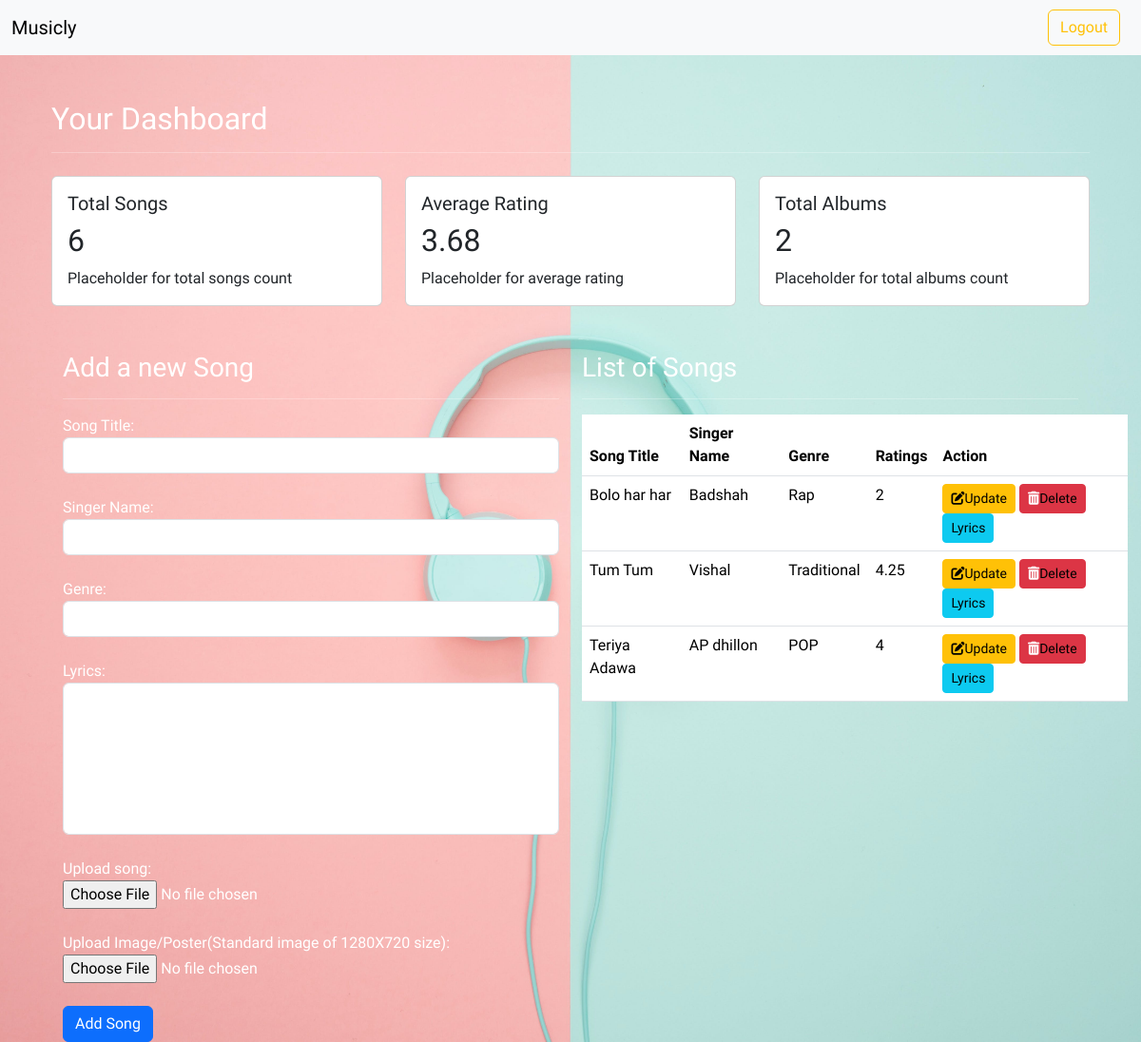
Before: /creatorAccount/3/addSongs (signed in) with the older database file.
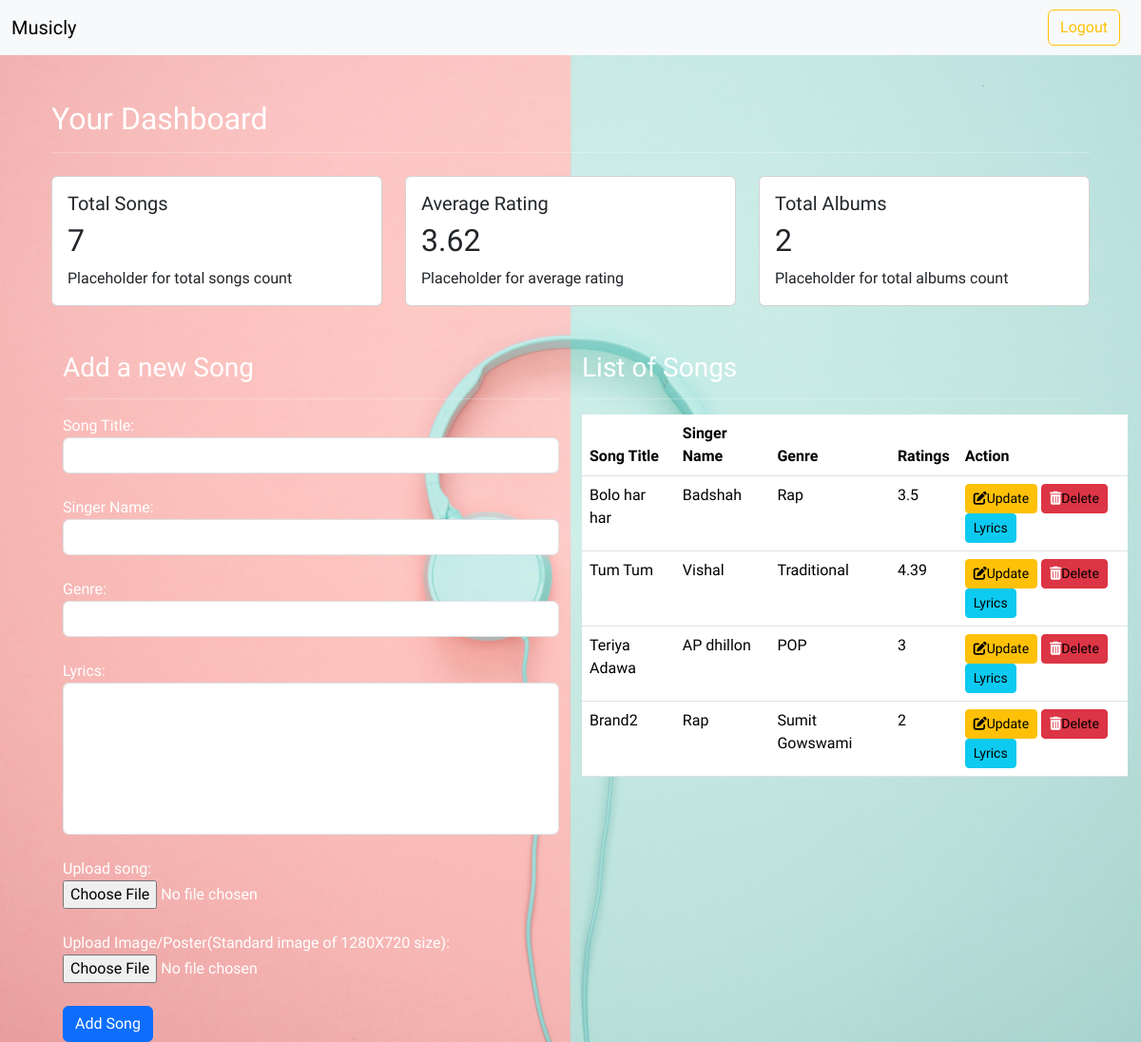
After: the same page with the newer database file.
### models.py (models this page shows)
class Songs(db.Model):
    __tablename__ = 'Songs'
    id = db.Column(db.Integer, primary_key = True)
    name = db.Column(db.String(120), nullable=False)
    artist = db.Column(db.String(32))
    lyrics = db.Column(db.String(1024), nullable = False)
    rating = db.Column(db.Integer, nullable = False, default=0)
    genre = db.Column(db.String(26), nullable=False)
    filename = db.Column(db.String(255), nullable=False)
    imagepath = db.Column(db.String(255), nullable=False)
    album_id = db.Column(db.Integer, db.ForeignKey('Album.id'), nullable = False)
    CreatorId = db.Column(db.Integer, db.ForeignKey('User.id'), nullable = False)

### routes.py (the view, shortened to what this page needs)
@app.route("/creatorAccount/<int:album_id>/addSongs", methods = ["GET", "POST"])
@auth_required
@creator_auth_required
def addSongs(album_id):
    user = User.query.get(session["user_id"])
    current_creator = user.id
    album = db.session.query(Album).filter_by(id = album_id).one()
    if request.method == "GET":
        total_songs = db.session.query(func.count(Songs.id)).filter(Songs.CreatorId == current_creator).scalar()
        average_rating = db.session.query(func.avg(Songs.rating)).filter(Songs.CreatorId == current_creator).scalar()
        total_albums = db.session.query(func.count(Album.id)).filter(Album.CreatorId == current_creator).scalar()
        songs = Songs.query.filter_by(album_id=album_id).all()
        if average_rating is None:
            average_rating = 0
        return render_template("addSongs.html", total_songs= total_songs, average_rating= round(average_rating, 2), total_albums= total_albums, creator= user.username, songs=songs, user = user, need = True, album_id = album_id)

### routes.py (called while the page is built)
def auth_required(func):
    @wraps(func)
    def inner(*args, **kwargs):
        if "user_id" not in session:
            flash("Login required.", 'danger')
            return redirect(url_for("login"))
        return func(*args, **kwargs)
    return inner

def creator_auth_required(func):
    @wraps(func)
    def inner(*args, **kwargs):
        user = User.query.get(session.get("user_id"))
        if user.role == "creator":
            return func(*args, **kwargs)
        else:
            flash("Logged out! You are not a Creator.", "danger")
            return redirect(url_for("logout"))
    return inner

### templates/addSongs.html (shortened to what this page needs)
{% extends 'layout.html' %}
{% block content %}
<body>
<div class="container mt-5">
  <h2>Your Dashboard</h2>
  <hr>
  <div class="row mt-4">
    <div class="col-md-4">
      <div class="card">
        <div class="card-body">
          <h5 class="card-title">Total Songs</h5>
          <h2>{{total_songs}}</h2>
          <p class="card-text">Placeholder for total songs count</p>
        </div>
      </div>
    </div>
    <div class="col-md-4">
      <div class="card">
        <div class="card-body">
          <h5 class="card-title">Average Rating</h5>
          <h2>{{ average_rating }}</h2>
          <p class="card-text">Placeholder for average rating</p>
        </div>
      </div>
    </div>
    <div class="col-md-4">
      <div class="card">
        <div class="card-body">
          <h5 class="card-title">Total Albums</h5>
          <h2>{{total_albums}}</h2>
          <p class="card-text">Placeholder for total albums count</p>
        </div>
      </div>
    </div>
  </div>
  <div class="container mt-5">
    <div class="row mt-4">
      <div class="col-md-6">
        <h3>Add a new Song</h3>
        <hr>
        <form method="POST" enctype="multipart/form-data">
          <div class="form-group">
            <label for="SongTitle">Song Title:</label>
            <input type="text" class="form-control" id="SongTitle" name="SongTitle" required>
          </div>
          <br>
          <div class="form-group">
            <label for="SingerName">Singer Name:</label>
            <input type="text" class="form-control" id="SingerName" name="SingerName" required>
          </div>
          <br>
          <div class="form-group">
            <label for="Genre">Genre:</label>
            <input type="text" class="form-control" id="Genre" name="Genre" required>
          </div>
          <br>
          <div class="form-group">
            <label for="lyrics">Lyrics:</label>
            <textarea class="form-control" id="lyrics" name="lyrics" required></textarea>
          </div>
          <br>
          <div class="form-group">
            <label for="mp3File">Upload song:</label>
            <br>
            <input type="file" class="form-control-file" id="mp3File" name="mp3File" accept=".mp3" required>
          </div>
          <br>
          <div class="form-group">
            <label for="imageFile">Upload Image/Poster(Standard image of 1280X720 size):</label>
            <input type="file" class="form-control-file" id="imageFile" name="imageFile" accept=".jpg, .jpeg, .png" required>
          </div>
          <br>
          <button type="submit" class="btn btn-primary">Add Song</button>
        </form>
      </div>
      <div class="col-md-6">
        <h3>List of Songs</h3>
        <hr>
        <table class="table">
          <thead>
            <tr>
              <th>Song Title</th>
              <th>Singer Name</th>
              <th>Genre</th>
              <th>Ratings</th>
              <th>Action</th>
            </tr>
          </thead>
          <tbody>
            {% for song in songs %}
            <tr>
              <td>{{ song.name }}</td>
              <td>{{ song.artist }}</td>
              <td>{{ song.genre }}</td>
              <td>{{ song.rating }}</td>
              <td>
                <button type="button" class="btn btn-warning btn-sm"><i class="fas fa-edit"></i><a href="/creatorAccount/{{album_id}}/addSongs/{{song.id}}/update">Update</a></button>
                <button type="button" class="btn btn-danger btn-sm"><i class="fas fa-trash-alt"></i><a href="/creatorAccount/{{album_id}}/addSongs/{{song.id}}/delete">Delete</a></button>
                <button type="submit" class="btn btn-info btn-sm"><a href="/creatorAccount/{{album_id}}/addSongs/{{song.id}}/viewlyrics">Lyrics</a></button>
              </td>
            </tr>
            {% endfor %}
          </tbody>
        </table>
      </div>
    </div>
  </div>
</div>
</body>
{% endblock %}

Changed rows visible on the page:
changed Songs "Bolo har har": rating "2" → "3.5"
changed Songs "Tum Tum": rating "4.25" → "4.39"
changed Songs "Teriya Adawa": rating "4" → "3"
added Songs: name "Brand2", artist "Rap", genre "Sumit Gowswami", rating "2"
Other visible differences:
{{ total_songs }}: "6" → "7"
{{ average_rating }}: "3.68" → "3.62"
